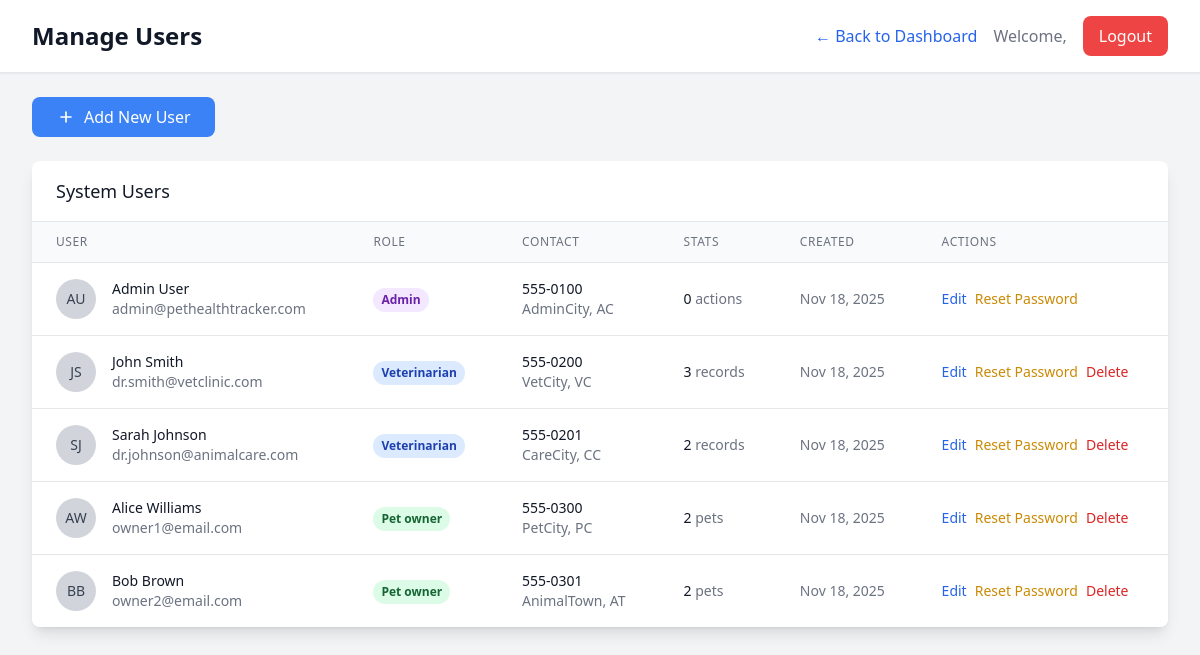
/admin/manage_users.php (signed in), run on the app's committed database.
### tables this page shows
CREATE TABLE `users` (
  `id` INT UNSIGNED NOT NULL AUTO_INCREMENT,
  `email` VARCHAR(255) NOT NULL,
  `password` VARCHAR(255) NOT NULL,
  `role` ENUM('pet_owner','veterinarian','admin') NOT NULL DEFAULT 'pet_owner',
  `name` VARCHAR(255),
  `first_name` VARCHAR(100) NOT NULL,
  `last_name` VARCHAR(100) NOT NULL,
  `phone` VARCHAR(20),
  `address` TEXT,
  `city` VARCHAR(100),
  `state` VARCHAR(50),
  `zip_code` VARCHAR(10),
  `bio` TEXT,
  `emergency_contact` VARCHAR(255),
  `emergency_phone` VARCHAR(20),
  `is_active` TINYINT(1) NOT NULL DEFAULT 1,
  `email_verified` TINYINT(1) NOT NULL DEFAULT 0,
  `last_login` TIMESTAMP NULL DEFAULT NULL,
  `notification_preferences` JSON NULL,
  `privacy_settings` JSON NULL,
  `deletion_requested` TINYINT(1) NOT NULL DEFAULT 0,
  `deletion_reason` TEXT,
  `deletion_requested_at` TIMESTAMP NULL DEFAULT NULL,
  `created_at` TIMESTAMP NOT NULL DEFAULT CURRENT_TIMESTAMP,
  `updated_at` TIMESTAMP NOT NULL DEFAULT CURRENT_TIMESTAMP ON UPDATE CURRENT_TIMESTAMP,
  PRIMARY KEY (`id`),
  UNIQUE KEY `uq_users_email` (`email`),
  KEY `idx_users_role` (`role`)
);

### admin/manage_users.php (the view, shortened to what this page needs)
<?php
require_once '../db.php';
$users_query = "
    SELECT u.*,
           CASE
               WHEN u.role = 'pet_owner' THEN (SELECT COUNT(*) FROM pets WHERE owner_id = u.id)
               WHEN u.role = 'veterinarian' THEN (SELECT COUNT(*) FROM health_records WHERE veterinarian_id = u.id)
               ELSE 0
           END as stats_count,
           CASE
               WHEN u.role = 'pet_owner' THEN 'pets'
               WHEN u.role = 'veterinarian' THEN 'records'
               ELSE 'actions'
           END as stats_label
    FROM users u
    ORDER BY u.created_at DESC
";
$users_result = $conn->query($users_query);
?>
<!DOCTYPE html>
<html lang="en">
<head>
    <script src="https://cdn.tailwindcss.com"></script>
</head>
<body class="bg-gray-100">
    <div class="min-h-screen">
        <header class="bg-white shadow-sm border-b border-gray-200">
            <div class="max-w-7xl mx-auto px-4 sm:px-6 lg:px-8">
                <div class="flex justify-between items-center py-4">
                    <div class="flex items-center">
                        <h1 class="text-2xl font-bold text-gray-900">Manage Users</h1>
                    </div>
                    <div class="flex items-center space-x-4">
                        <a href="admin_dashboard.php" class="text-blue-600 hover:text-blue-800">
                            ← Back to Dashboard
                        </a>
                        <span class="text-gray-500">Welcome, <?php echo htmlspecialchars($_SESSION['first_name']); ?></span>
                        <a href="logout.php" class="bg-red-500 text-white px-4 py-2 rounded-lg hover:bg-red-600">
                            Logout
                        </a>
                    </div>
                </div>
            </div>
        </header>
        <div class="max-w-7xl mx-auto py-6 sm:px-6 lg:px-8">
            <div class="mb-6">
                <button onclick="document.getElementById('createUserModal').classList.remove('hidden')"
                        class="bg-blue-500 text-white px-6 py-2 rounded-lg hover:bg-blue-600 flex items-center">
                    <svg class="w-5 h-5 mr-2" fill="none" stroke="currentColor" viewBox="0 0 24 24">
                        <path stroke-linecap="round" stroke-linejoin="round" stroke-width="2" d="M12 6v6m0 0v6m0-6h6m-6 0H6"></path>
                    </svg>
                    Add New User
                </button>
            </div>
            <div class="bg-white shadow-lg rounded-lg overflow-hidden">
                <div class="px-6 py-4 border-b border-gray-200">
                    <h3 class="text-lg font-medium text-gray-900">System Users</h3>
                </div>
                <div class="overflow-x-auto">
                    <table class="min-w-full divide-y divide-gray-200">
                        <thead class="bg-gray-50">
                            <tr>
                                <th class="px-6 py-3 text-left text-xs font-medium text-gray-500 uppercase tracking-wider">User</th>
                                <th class="px-6 py-3 text-left text-xs font-medium text-gray-500 uppercase tracking-wider">Role</th>
                                <th class="px-6 py-3 text-left text-xs font-medium text-gray-500 uppercase tracking-wider">Contact</th>
                                <th class="px-6 py-3 text-left text-xs font-medium text-gray-500 uppercase tracking-wider">Stats</th>
                                <th class="px-6 py-3 text-left text-xs font-medium text-gray-500 uppercase tracking-wider">Created</th>
                                <th class="px-6 py-3 text-left text-xs font-medium text-gray-500 uppercase tracking-wider">Actions</th>
                            </tr>
                        </thead>
                        <tbody class="bg-white divide-y divide-gray-200">
                            <?php while ($user = $users_result->fetch_assoc()): ?>
                                <tr class="hover:bg-gray-50">
                                    <td class="px-6 py-4 whitespace-nowrap">
                                        <div class="flex items-center">
                                            <div class="flex-shrink-0 h-10 w-10">
                                                <div class="h-10 w-10 rounded-full bg-gray-300 flex items-center justify-center">
                                                    <span class="text-sm font-medium text-gray-700">
                                                        <?php echo strtoupper(substr($user['first_name'], 0, 1) . substr($user['last_name'], 0, 1)); ?>
                                                    </span>
                                                </div>
                                            </div>
                                            <div class="ml-4">
                                                <div class="text-sm font-medium text-gray-900">
                                                    <?php echo htmlspecialchars($user['first_name'] . ' ' . $user['last_name']); ?>
                                                </div>
                                                <div class="text-sm text-gray-500">
                                                    <?php echo htmlspecialchars($user['email']); ?>
                                                </div>
                                            </div>
                                        </div>
                                    </td>
                                    <td class="px-6 py-4 whitespace-nowrap">
                                        <span class="inline-flex px-2 py-1 text-xs font-semibold rounded-full
                                            <?php
                                            echo $user['role'] === 'admin' ? 'bg-purple-100 text-purple-800' :
                                                ($user['role'] === 'veterinarian' ? 'bg-blue-100 text-blue-800' : 'bg-green-100 text-green-800');
                                            ?>">
                                            <?php echo ucfirst(str_replace('_', ' ', $user['role'])); ?>
                                        </span>
                                    </td>
                                    <td class="px-6 py-4 whitespace-nowrap text-sm text-gray-900">
                                        <div><?php echo htmlspecialchars($user['phone'] ?: 'N/A'); ?></div>
                                        <div class="text-gray-500"><?php echo htmlspecialchars($user['city'] . ', ' . $user['state']); ?></div>
                                    </td>
                                    <td class="px-6 py-4 whitespace-nowrap text-sm text-gray-900">
                                        <span class="font-medium"><?php echo $user['stats_count']; ?></span>
                                        <span class="text-gray-500"><?php echo $user['stats_label']; ?></span>
                                    </td>
                                    <td class="px-6 py-4 whitespace-nowrap text-sm text-gray-500">
                                        <?php echo date('M j, Y', strtotime($user['created_at'])); ?>
                                    </td>
                                    <td class="px-6 py-4 whitespace-nowrap text-sm font-medium">
                                        <div class="flex space-x-2">
                                            <button onclick="editUser(<?php echo htmlspecialchars(json_encode($user)); ?>)"
                                                    class="text-blue-600 hover:text-blue-900">Edit</button>
                                            <button onclick="resetPassword(<?php echo $user['id']; ?>, '<?php echo htmlspecialchars($user['first_name']); ?>')"
                                                    class="text-yellow-600 hover:text-yellow-900">Reset Password</button>
                                            <?php if ($user['id'] != $_SESSION['user_id']): ?>
                                                <button onclick="deleteUser(<?php echo $user['id']; ?>, '<?php echo htmlspecialchars($user['first_name'] . ' ' . $user['last_name']); ?>')"
                                                        class="text-red-600 hover:text-red-900">Delete</button>
                                            <?php endif; ?>
                                        </div>
                                    </td>
                                </tr>
                            <?php endwhile; ?>
                        </tbody>
                    </table>
                </div>
            </div>
        </div>
    </div>
</body>
</html>

### data on the page
users: first_name+last_name "AU", first_name+last_name "Admin User", email "admin@pethealthtracker.com", role "Admin", phone "555-0100", city+state "AdminCity, AC", stats_count "0", stats_label "actions", created_at "Nov 18, 2025"
users: first_name+last_name "JS", first_name+last_name "John Smith", email "dr.smith@vetclinic.com", role "Veterinarian", phone "555-0200", city+state "VetCity, VC", stats_count "3", stats_label "records", created_at "Nov 18, 2025"
users: first_name+last_name "SJ", first_name+last_name "Sarah Johnson", email "dr.johnson@animalcare.com", role "Veterinarian", phone "555-0201", city+state "CareCity, CC", stats_count "2", stats_label "records", created_at "Nov 18, 2025"
users: first_name+last_name "AW", first_name+last_name "Alice Williams", email "owner1@email.com", role "Pet owner", phone "555-0300", city+state "PetCity, PC", stats_count "2", stats_label "pets", created_at "Nov 18, 2025"
users: first_name+last_name "BB", first_name+last_name "Bob Brown", email "owner2@email.com", role "Pet owner", phone "555-0301", city+state "AnimalTown, AT", stats_count "2", stats_label "pets", created_at "Nov 18, 2025"
